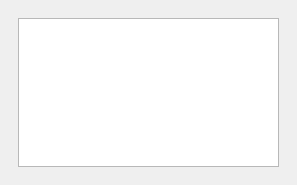
<?xml version="1.0" encoding="UTF-8"?>
<ui version="4.0">
 <class>commentary</class>
 <widget class="QDockWidget" name="commentary">
  <property name="geometry">
   <rect>
    <x>0</x>
    <y>0</y>
    <width>297</width>
    <height>185</height>
   </rect>
  </property>
  <property name="toolTip">
   <string/>
  </property>
  <property name="allowedAreas">
   <set>Qt::RightDockWidgetArea</set>
  </property>
  <property name="windowTitle">
   <string notr="true">Commentary</string>
  </property>
  <widget class="QWidget" name="dockWidgetContents">
   <layout class="QGridLayout" name="gridLayout_3">
    <item row="0" column="0">
     <widget class="QWidget" name="gridWidget_5" native="true">
      <layout class="QGridLayout" name="gridLayout_13">
       <property name="spacing">
        <number>1</number>
       </property>
       <item row="0" column="0">
        <widget class="QTextBrowser" name="brsCommentary"/>
       </item>
      </layout>
     </widget>
    </item>
   </layout>
  </widget>
 </widget>
 <resources>
  <include location="resources.qrc"/>
 </resources>
 <connections/>
</ui>
